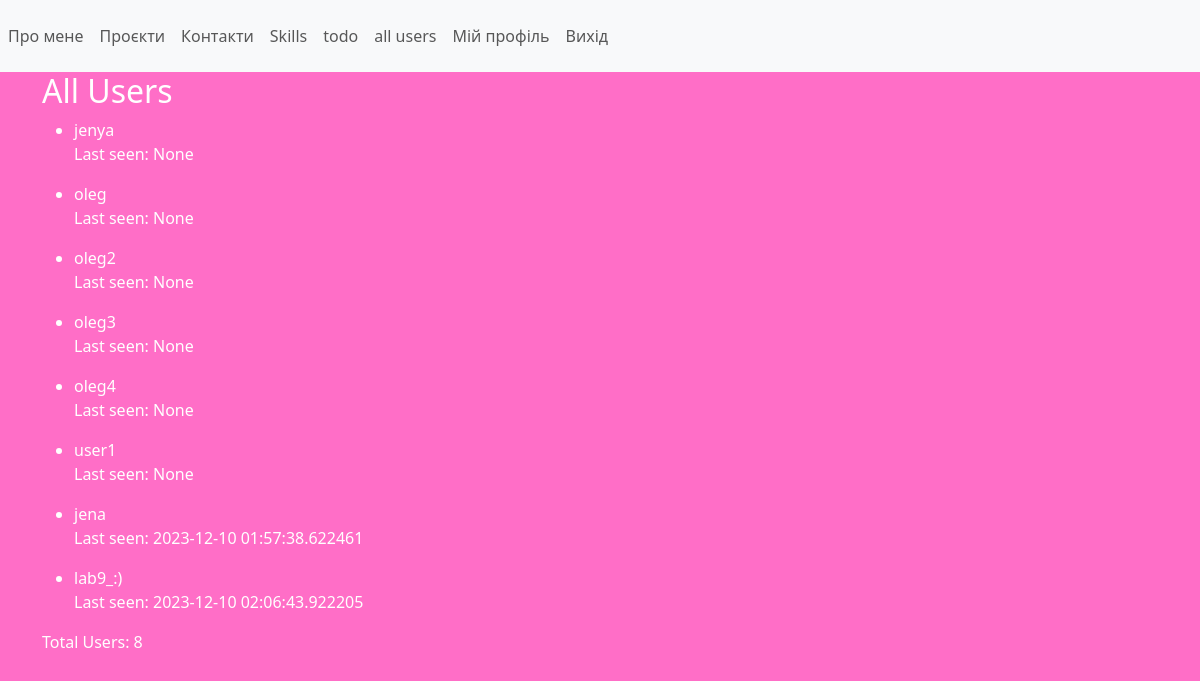
Screenshot of /users (signed in) with the database file from the repository.
### app/models.py (models this page shows, shortened)
class User(UserMixin, db.Model):
    id = db.Column(db.Integer, primary_key=True)
    username = db.Column(db.String(50), unique=True, nullable=False)
    email = db.Column(db.String(120), unique=True, nullable=False)
    password_hash = db.Column(db.String(128), nullable=False)
    image_file = db.Column(db.String(20), server_default='default.jpg', nullable=False)
    about_me = db.Column(db.String(140))
    last_seen = db.Column(db.DateTime, default=datetime.utcnow)

### app/views.py (the view)
@app.route('/users')
def users():
    users = User.query.all()
    return render_template('users.html', users=users, navigation=navigation)

### app/__init__.py (called while the page is built)
@login_manager.user_loader
def load_user(user_id):
    return models.User.query.get(int(user_id))

### app/views.py (called while the page is built)
@app.after_request
def after_request(response):
    if current_user.is_authenticated:
        current_user.last_seen = datetime.now()
        try:
            db.session.commit()
        except:
            flash('Error while updating user last seen!', 'danger')
    return response

### app/templates/users.html
{% extends "base.html" %}
{% block content %}
<h2>All Users</h2>
{% if users %}
<ul>
    {% for user in users %}
    <li>{{ user.username }}</li>
    <p>Last seen: {{ user.last_seen }}</p>
    {% endfor %}
</ul>
<p>Total Users: {{ users|length }}</p>
{% else %}
<p>No registered users.</p>
{% endif %}
{% endblock %}

### app/static/css/styles.css (style rules this page uses)
body { background-color: #ff6ec7; color: #fff; }
h1, h2, h3, h4, h5, h6 { animation: pulse 2s infinite; }

### rows the page displays
User: username "jenya", last_seen "None"
User: username "oleg", last_seen "None"
User: username "oleg2", last_seen "None"
User: username "oleg3", last_seen "None"
User: username "oleg4", last_seen "None"
User: username "user1", last_seen "None"
User: username "jena", last_seen "2023-12-10 01:57:38.622461"
User: username "lab9_:)", last_seen "2023-12-10 02:06:43.922205"

### other values shown
{{ page }} "Про мене" "Проєкти" "Контакти" "Skills" "todo" "all users"
{{ users|length }} "8"
